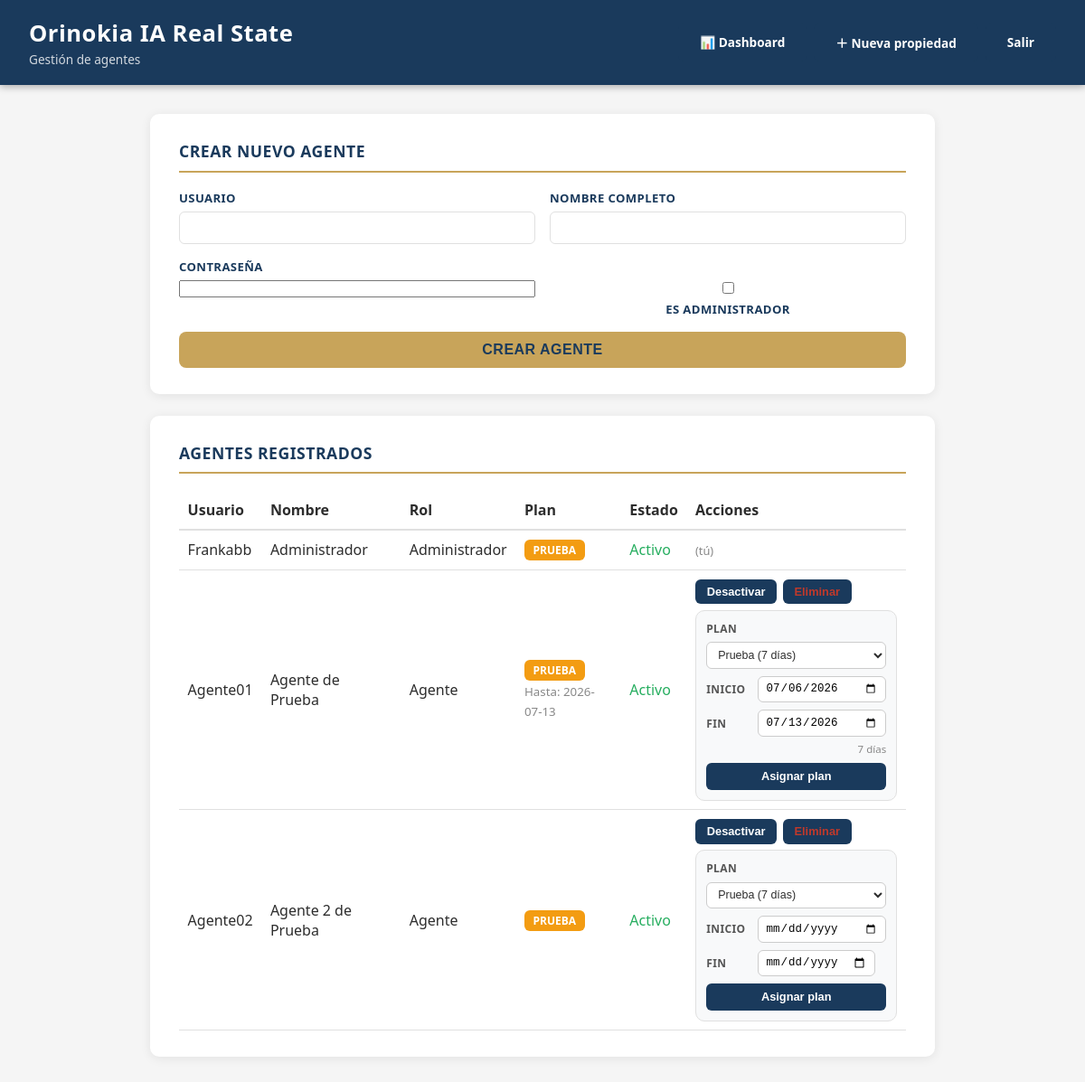
The page /panel/agentes (signed in) on the database its author committed.
### tables this page shows
CREATE TABLE agentes (
                id INTEGER PRIMARY KEY AUTOINCREMENT,
                usuario TEXT UNIQUE NOT NULL,
                password_hash TEXT NOT NULL,
                nombre_completo TEXT,
                es_admin INTEGER DEFAULT 0,
                activo INTEGER DEFAULT 1,
                creado_en TEXT
            , plan TEXT DEFAULT 'prueba', suscripcion_inicio TEXT, suscripcion_fin TEXT);

### main.py (the view)
@app.get("/panel/agentes", response_class=HTMLResponse)
async def panel_agentes(request: Request, mensaje: str = "", error: str = ""):
    agente = obtener_usuario_actual(request)
    if not agente:
        return RedirectResponse(url=f"/login?siguiente=/panel/agentes", status_code=303)
    if not agente.get("es_admin"):
        return RedirectResponse(url="/panel", status_code=303)
    return templates.TemplateResponse(
        request=request,
        name="panel_agentes.html",
        context={
            "branding": get_branding(),
            "agentes": listar_agentes(),
            "agente_actual_id": agente["id"],
            "mensaje": mensaje,
            "error": error,
        },
    )

### templates/panel_agentes.html (shortened to what this page needs)
<!DOCTYPE html>
<html lang="es">
<head>
  <link rel="stylesheet" href="/static/style.css" />
</head>
<body>
<header style="justify-content:space-between;">
  <div>
    <div class="logo-text">{{ branding.nombre_agencia }}</div>
    <p>Gestión de agentes</p>
  </div>
  <div style="display:flex; gap:0.5rem;">
    <a href="/panel" class="btn-secondary" style="font-size:0.85rem;">📊 Dashboard</a>
    <a href="/panel/crear" class="btn-secondary" style="font-size:0.85rem;">＋ Nueva propiedad</a>
    <a href="/logout" class="btn-secondary" style="font-size:0.85rem;">Salir</a>
  </div>
</header>
<div class="container">
  <div class="card">
    <h2>Crear nuevo agente</h2>
    <form action="/panel/agentes" method="post" class="form-grid">
      <div class="form-group">
        <label for="usuario">Usuario</label>
        <input type="text" name="usuario" id="usuario" required />
      </div>
      <div class="form-group">
        <label for="nombre_completo">Nombre completo</label>
        <input type="text" name="nombre_completo" id="nombre_completo" required />
      </div>
      <div class="form-group">
        <label for="password">Contraseña</label>
        <input type="password" name="password" id="password" required minlength="6" />
      </div>
      <div class="form-group" style="display:flex; align-items:center; gap:0.5rem; margin-top:1.6rem;">
        <input type="checkbox" name="es_admin" id="es_admin" value="1" style="width:auto;" />
        <label for="es_admin" style="margin:0;">Es administrador</label>
      </div>
      <div class="form-group full">
        <button type="submit" class="btn-primary" style="width:auto; padding:0.7rem 2rem;">Crear agente</button>
      </div>
    </form>
  </div>
  <div class="card">
    <h2>Agentes registrados</h2>
    <table style="width:100%; border-collapse:collapse;">
      <thead>
        <tr style="text-align:left; border-bottom:2px solid var(--gris);">
          <th style="padding:0.6rem;">Usuario</th>
          <th style="padding:0.6rem;">Nombre</th>
          <th style="padding:0.6rem;">Rol</th>
          <th style="padding:0.6rem;">Plan</th>
          <th style="padding:0.6rem;">Estado</th>
          <th style="padding:0.6rem;">Acciones</th>
        </tr>
      </thead>
      <tbody>
        {% for a in agentes %}
        <tr style="border-bottom:1px solid var(--gris);">
          <td style="padding:0.6rem;">{{ a.usuario }}</td>
          <td style="padding:0.6rem;">{{ a.nombre_completo }}</td>
          <td style="padding:0.6rem;">{{ "Administrador" if a.es_admin else "Agente" }}</td>
          <td style="padding:0.6rem;">
            {% set plan = a.plan or 'prueba' %}
            {% if plan == 'vitalicio' %}
              <span class="badge-plan badge-vitalicio">Vitalicio</span>
            {% elif plan == 'anual' %}
              <span class="badge-plan badge-anual">Anual</span>
            {% elif plan == 'mensual' %}
              <span class="badge-plan badge-mensual">Mensual</span>
            {% else %}
              <span class="badge-plan badge-prueba">Prueba</span>
            {% endif %}
            {% if a.suscripcion_fin %}
              <br/><small style="color:#888;">Hasta: {{ a.suscripcion_fin[:10] }}</small>
            {% endif %}
          </td>
          <td style="padding:0.6rem;">
            {% if a.activo %}<span style="color:#27ae60;">Activo</span>{% else %}<span style="color:#c0392b;">Inactivo</span>{% endif %}
          </td>
          <td style="padding:0.6rem;">
            {% if a.id != agente_actual_id %}
            <div style="display:flex; flex-direction:column; gap:0.4rem;">
              <div style="display:flex; gap:0.4rem;">
                <form action="/panel/agentes/{{ a.id }}/estado" method="post">
                  <button type="submit" class="btn-secondary" style="font-size:0.8rem; padding:0.4rem 0.8rem;">
                    {{ "Desactivar" if a.activo else "Activar" }}
                  </button>
                </form>
                <form action="/panel/agentes/{{ a.id }}/eliminar" method="post" onsubmit="return confirm('¿Eliminar este agente?');">
                  <button type="submit" class="btn-secondary" style="font-size:0.8rem; padding:0.4rem 0.8rem; color:#c0392b;">Eliminar</button>
                </form>
              </div>
              <form action="/panel/agentes/{{ a.id }}/suscripcion" method="post" class="sub-form" id="subForm{{ a.id }}">
                <div class="sub-row">
                  <label>Plan</label>
                  <select name="plan" onchange="actualizarFechas({{ a.id }}, this.value)">
                    <option value="prueba" {{ 'selected' if plan == 'prueba' }}>Prueba (7 días)</option>
                  </select>
                </div>
                <div class="sub-row">
                  <label>Inicio</label>
                  <input type="date" name="fecha_inicio" id="inicio{{ a.id }}"
                         value="{{ a.suscripcion_inicio[:10] if a.suscripcion_inicio else '' }}"
                         onchange="recalcularFin({{ a.id }})" />
                </div>
                <div class="sub-row" id="rowFin{{ a.id }}" {% if plan == 'vitalicio' %}style="display:none;"{% endif %}>
                  <label>Fin</label>
                  <input type="date" name="fecha_fin" id="fin{{ a.id }}"
                         value="{{ a.suscripcion_fin[:10] if a.suscripcion_fin else '' }}" />
                  <span class="sub-duracion" id="duracion{{ a.id }}"></span>
                </div>
                <button type="submit" class="btn-asignar">Asignar plan</button>
              </form>
            </div>
            {% else %}
            <span style="color:#888; font-size:0.8rem;">(tú)</span>
            {% endif %}
          </td>
        </tr>
        {% endfor %}
      </tbody>
    </table>
  </div>
</div>
</body>
</html>

### static/style.css (style rules this page uses)
* { box-sizing: border-box; margin: 0; padding: 0; }
html { scroll-behavior: smooth; }
:root { --azul: #1a3a5c; --azul-medio: #254e7a; --dorado: #c8a45a; --dorado-claro: #e2c47c; --gris-claro: #f5f5f5; --gris: #e0e0e0; --texto: #2d2d2d; --blanco: #ffffff; }
body { font-family: 'Segoe UI', Tahoma, Geneva, Verdana, sans-serif; background: var(--gris-claro); color: var(--texto); min-height: 100vh; }
header { background: var(--azul); color: var(--blanco); padding: 1.2rem 2rem; display: flex; align-items: center; gap: 1rem; box-shadow: 0 2px 8px rgba(0,0,0,0.3); }
header .logo-text { font-size: 1.6rem; font-weight: 700; letter-spacing: 0.5px; }
header p { font-size: 0.85rem; opacity: 0.8; margin-top: 2px; }
.container { max-width: 900px; margin: 2rem auto; padding: 0 1rem 3rem; }
.card { background: var(--blanco); border-radius: 10px; padding: 1.8rem 2rem; margin-bottom: 1.5rem; box-shadow: 0 2px 12px rgba(0,0,0,0.08); }
.card h2 { color: var(--azul); font-size: 1.1rem; font-weight: 600; margin-bottom: 1.2rem; padding-bottom: 0.6rem; border-bottom: 2px solid var(--dorado); text-transform: uppercase; letter-spacing: 0.5px; }
.form-grid { display: grid; grid-template-columns: 1fr 1fr; gap: 1rem; }
.form-group { display: flex; flex-direction: column; gap: 0.35rem; }
.form-group.full { grid-column: 1 / -1; }
label { font-size: 0.82rem; font-weight: 600; color: var(--azul); text-transform: uppercase; letter-spacing: 0.4px; }
input[type="text"], input[type="number"], input[type="email"], input[type="tel"], select, textarea { padding: 0.55rem 0.75rem; border: 1.5px solid var(--gris); border-radius: 6px; font-size: 0.95rem; color: var(--texto); transition: border-color 0.2s; background: var(--blanco); width: 100%; }
.btn-primary { background: var(--dorado); color: var(--azul); border: none; padding: 0.85rem 2.5rem; font-size: 1rem; font-weight: 700; border-radius: 8px; cursor: pointer; transition: background 0.2s, transform 0.1s; text-transform: uppercase; letter-spacing: 0.5px; display: block; width: 100%; }
.btn-secondary { background: var(--azul); color: var(--blanco); border: none; padding: 0.7rem 1.5rem; font-size: 0.9rem; font-weight: 600; border-radius: 6px; cursor: pointer; transition: background 0.2s; text-decoration: none; display: inline-block; }
header { animation: deslizarAbajo 0.5s cubic-bezier(0.22, 0.61, 0.36, 1) both; }
.btn-primary, .btn-secondary, .btn-copy, .btn-instagram, .accion { transition: transform 0.14s cubic-bezier(0.34, 1.56, 0.64, 1), box-shadow 0.2s ease, background 0.2s ease, opacity 0.2s ease, color 0.2s ease; }
input, select, textarea { transition: border-color 0.2s ease, box-shadow 0.2s ease, transform 0.15s ease; }
.btn-primary { position: relative; }
.acciones-card, .card { transition: box-shadow 0.25s ease; }

### templates/panel_agentes.html (style rules this page uses)
.badge-plan { display: inline-block; padding: 0.2rem 0.6rem; border-radius: 6px; font-size: 0.75rem; font-weight: 700; text-transform: uppercase; }
.badge-prueba { background: #f39c12; color: #fff; }
.sub-form { background: #f8f9fa; border: 1px solid var(--gris); border-radius: 10px; padding: 0.7rem; display: flex; flex-direction: column; gap: 0.5rem; }
.sub-form .sub-row { display: flex; gap: 0.4rem; align-items: center; flex-wrap: wrap; }
.sub-form label { font-size: 0.75rem; color: #555; font-weight: 600; min-width: 50px; }
.sub-form select, .sub-form input[type="date"] { font-size: 0.78rem; padding: 0.35rem 0.5rem; border-radius: 6px; border: 1px solid #ccc; background: #fff; }
.sub-form input[type="date"] { flex: 1; min-width: 130px; }
.sub-form .btn-asignar { background: var(--azul); color: #fff; border: none; cursor: pointer; font-size: 0.8rem; font-weight: 700; padding: 0.45rem 1rem; border-radius: 6px; width: 100%; }
.sub-form .sub-duracion { font-size: 0.72rem; color: #888; text-align: right; flex: 1; }

### rows shown on the page
agentes: usuario "Frankabb", nombre_completo "Administrador", es_admin "Administrador", plan "PRUEBA", activo "Activo", shows "(tú)"
agentes: usuario "Agente01", nombre_completo "Agente de Prueba", es_admin "Agente", plan "PRUEBA", suscripcion_fin "2026-07-13", shows "Activo", activo "Desactivar", plan "Prueba (7 días)", fecha_inicio "07/06/2026", fecha_fin "07/13/2026"
agentes: usuario "Agente02", nombre_completo "Agente 2 de Prueba", es_admin "Agente", plan "PRUEBA", shows "Activo", activo "Desactivar", plan "Prueba (7 días)"

### other values the page prints
{{ branding.nombre_agencia }} "Orinokia IA Real State"
